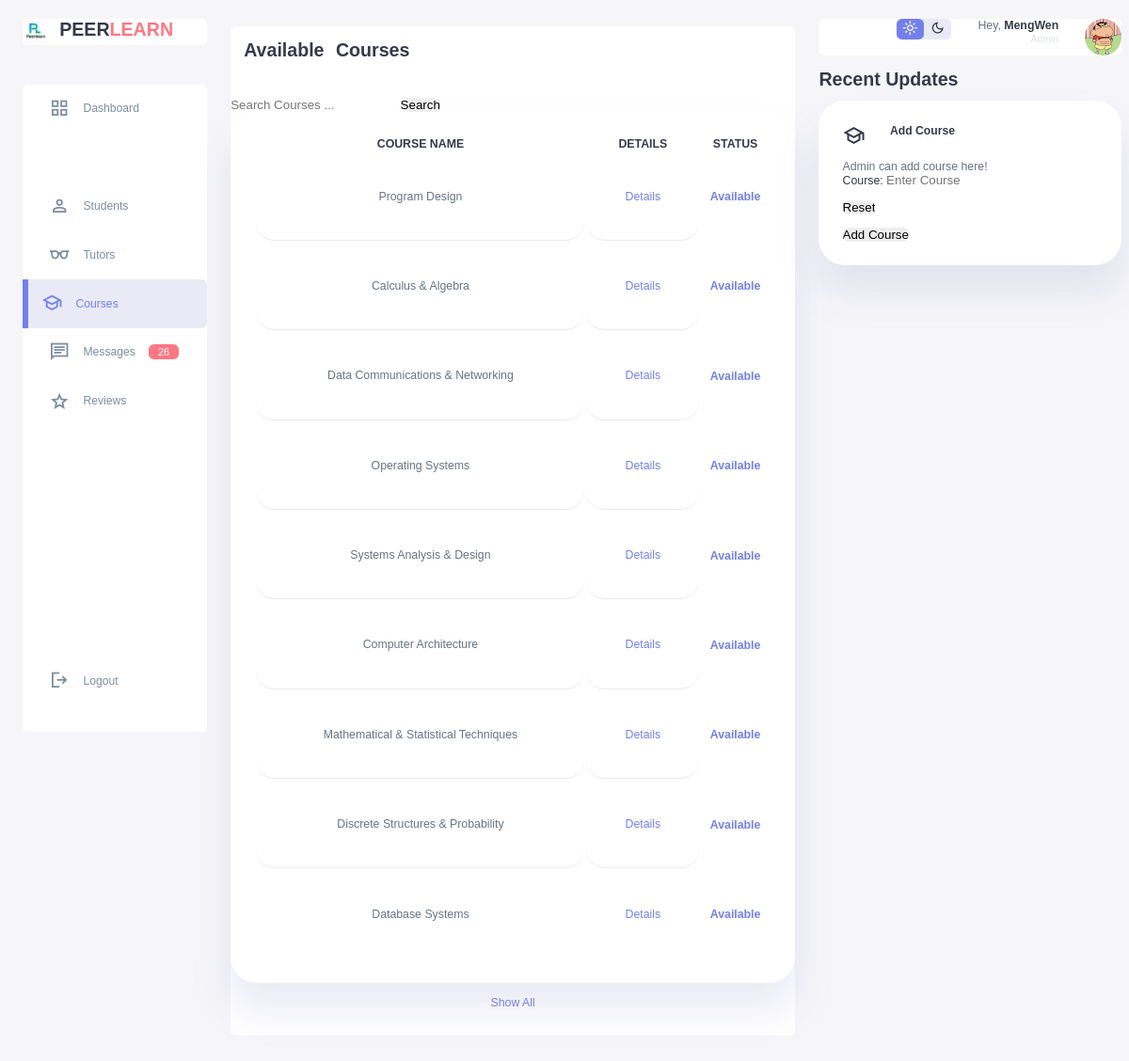
Page /admin_course.php on the earlier database version.
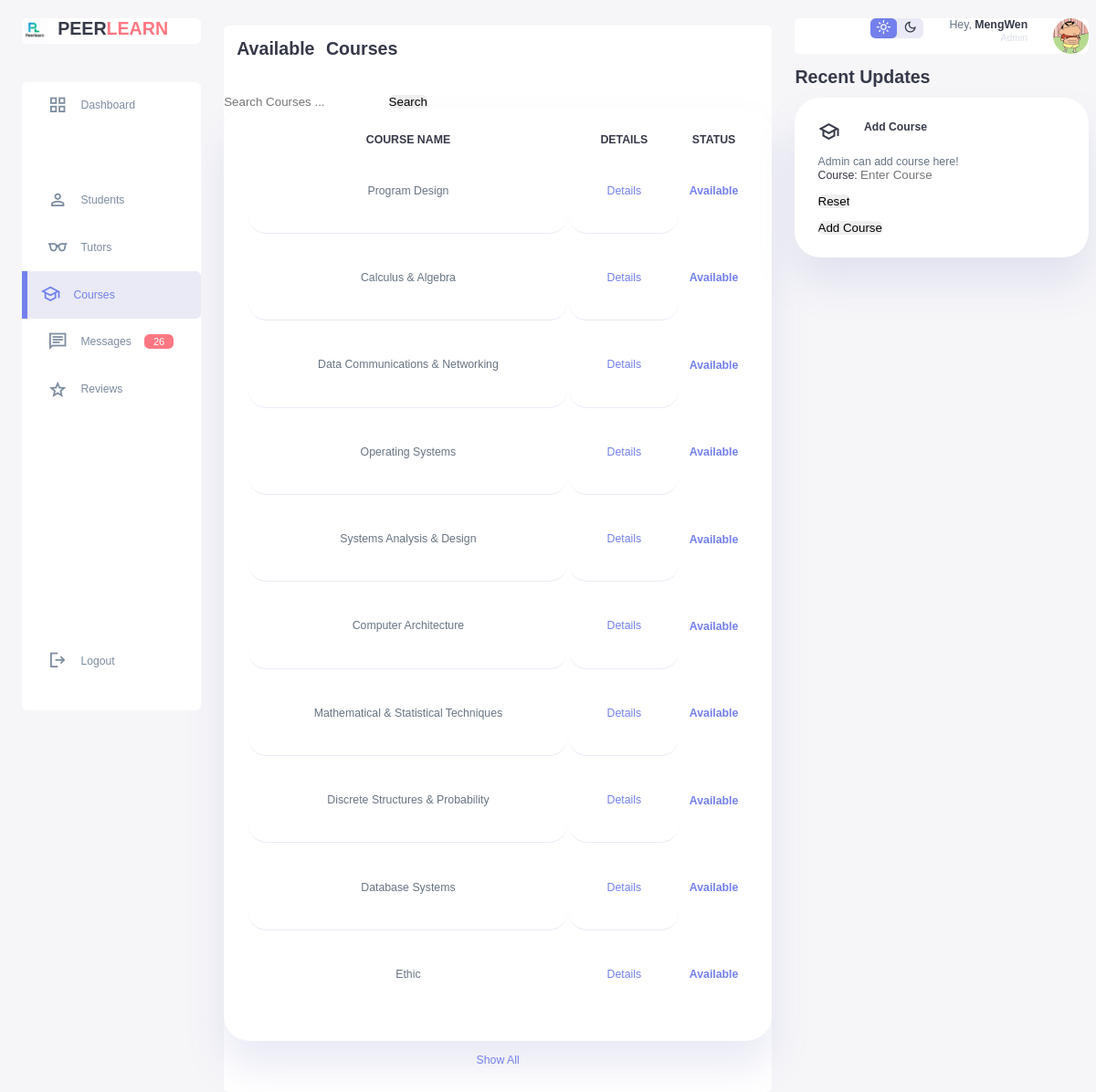
Same page on the later database version.
### tables this page shows
CREATE TABLE `course` (
  `id` int(11) NOT NULL,
  `course_name` varchar(100) NOT NULL,
  `details` text DEFAULT NULL,
  `status` enum('active','inactive') DEFAULT 'active',
  `created_at` timestamp NOT NULL DEFAULT current_timestamp(),
  `updated_at` timestamp NOT NULL DEFAULT current_timestamp() ON UPDATE current_timestamp()
);

### admin_course.php (the view, shortened to what this page needs)
<!DOCTYPE html>
<html lang="en">
<head>
    <link rel="stylesheet" href="studentstyle.css">
</head>
<body>
    <div class="container">
        <aside>
            <div class="top">
                <div class="logo">
                    <img src="image/logo.png">
                    <h2>PEER<span class="danger">LEARN</span></h2>
                </div>
            </div>
            <div class="sidebar">
                <a href="admin.html"><span class="material-symbols-sharp">grid_view</span><h3>Dashboard</h3></a>
                <a href="#"></a>
                <a href="admin_student.php"><span class="material-symbols-sharp">person</span><h3>Students</h3></a>
                <a href="admin_tutors.php"><span class="material-symbols-sharp">eyeglasses</span><h3>Tutors</h3></a>
                <a href="admin_course.php" class="active"><span class="material-symbols-sharp">school</span><h3>Courses</h3></a>
                <a href="message.php"><span class="material-symbols-sharp">chat</span><h3>Messages</h3><span class="message-count">26</span></a>
                <a href="admin_review.php"><span class="material-symbols-sharp">star</span><h3>Reviews</h3></a>
                <a href="home_page.php"><span class="material-symbols-sharp">logout</span><h3>Logout</h3></a>
            </div>
        </aside>
        <main>
            <div class="current_students">
                <h2>Available Courses</h2>
                 <di style="margin-left: 500px ; padding:100px;">
                    <form action="" method="GET">
                        <input type="text" name="my_search" placeholder="Search Courses ...">
                        <input type="submit" name="search" value="Search">
                    </form>
                <table>
                    <thead>
                        <tr>
                            <th>COURSE NAME</th>
                            <th>DETAILS</th>
                            <th>STATUS</th>
                        </tr>
                    </thead>
                    <tbody>
                        <?php
                        $servername = "localhost";
                        $username = "root";
                        $password = "";
                        $dbname = "peer_tutoring_platform";
                        $conn = new mysqli($servername, $username, $password, $dbname);
                        $sql = "SELECT * FROM course";
                        $result = $conn->query($sql);
                        if ($result->num_rows > 0) {
                            while($row = $result->fetch_assoc()) {
                                echo "<tr>
                                    <td>".htmlspecialchars($row["course_name"])."</td>
                                     <td>
                                    <a href='course_details.php?id=".$row["id"]."' class='details-btn'>Details</a>
                                    </td>
                                    <th>
                                        <a>Available</a>
                                    </th>
                                </tr>";
                            }
                        } else {
                            $no_results_message = isset($_GET['search']) ?
                                "No courses found matching '".htmlspecialchars($_GET['my_search'])."'" :
                                "No courses found";
                            echo "<tr><td colspan='4'>$no_results_message</td></tr>";
                        }
                        ?>
                    </tbody>
                </table>
                <a href="#">Show All</a>
            </div>
        </main>
        <div class="right">
            <div class="top">
                <div class="theme-toggler">
                    <span class="material-symbols-sharp active">light_mode</span>
                    <span class="material-symbols-sharp">dark_mode</span>
                </div>
                <div class="profile">
                    <div class="info">
                        <p>Hey, <b>MengWen</b></p>
                        <small class="text-muted">Admin</small>
                    </div>
                    <div class="profile-photo">
                        <img src="image/profile-1.jpg">
                    </div>
                </div>
            </div>
            <div class="recent-updates">
                <h2>Recent Updates</h2>
                <div class="updates">
                    <div class="update">
                        <span class="material-symbols-sharp">school</span>
                        <h3>Add Course</h3>
                    </div>
                    <div class="message">
                        <p>Admin can add course here!</p>
                        <form action="course_record.php" method="POST">
                            <div>
                                <label for="Course">Course:</label>
                                <input type="text" id="course" name="course_name" placeholder="Enter Course" required>
                            </div>
                            <br>
                            <div>
                                <input type="reset" value="Reset">
                            </div>
                            <br>
                            <div>
                                <input type="submit" value="Add Course">
                            </div>
                        </form>
    </div>
</body>
</html>

### studentstyle.css (style rules this page uses)
* { margin: 0; padding: 0; outline: 0; appearance: none; border: 0; text-decoration: none; list-style: none; box-sizing: border-box; border-radius: 0.4rem; }
html { font-size: 14px; }
body { width: 100vw; height: 100vh; font-family: poppins, sans-serif; font-size: 0.88rem; background: #f6f6f9; user-select: none; overflow-x: hidden; color: #363949; }
.container { display: grid; width: 96%; margin: 0 auto; gap: 1.8rem; grid-template-columns: 14rem auto 23rem; }
a { color: #363949; }
img { display: block; width: 100%; }
h2 { font-size: 1.4rem; }
h3 { font-size: 0.87rem; }
small { font-size: 0.75rem; }
.profile-photo { width: 2.8rem; height: 2.8rem; border-radius: 50%; overflow: hidden; }
.text-muted { color: #dce1eb; }
p { color:#677483; }
b { color: #363949; }
.danger { color: #ff7782; }
aside { height: 100vh; }
aside .top { background: white; display: flex; align-items: center; justify-content: space-between; margin-top: 1.4rem; border-radius: 0.4rem; }
aside .logo { display: flex; gap: 0.8rem; }
aside .logo img { width: 2rem; height: 2rem; }
aside .sidebar { background: rgb(255, 255, 255); display: flex; flex-direction: column; height: 86vh; position: relative; top: 3rem; border-radius: 0.4rem; }
aside h3 { font-weight: 500; }
aside .sidebar a { display: flex; color: #7d8da1; margin-left: 2rem; gap: 1rem; align-items: center; position: relative; height: 3.7rem; transition: all 300ms ease; }
aside .sidebar a span { font-size: 1.6rem; transition: all 300ms ease; }
aside .sidebar a:last-child { position: absolute; bottom: 2rem; width: 100%; }
aside .sidebar a.active { background: rgba(132, 139, 200, 0.18); color: #7380ec; margin-left: 0; }
aside .sidebar a.active:before { content: ""; width: 6px; height: 100%; background: #7380ec; }
aside .sidebar a.active span { color: #7380ec; margin-left: calc(1rem -3 px); }
aside .sidebar .message-count { background: #ff7782; color: #fff; padding: 2px 10px; font-size: 11px; border-radius: 0.4rem; }
.current_students { margin-top: 2rem; background: #fff; }
.current_students h2 { margin-bottom: 0.8rem; word-spacing: 0.5rem; padding: 1rem; }
.current_students table { background:#fff; width: 100%; border-radius:2rem; padding:1.8rem; text-align: center; box-shadow: 0 2rem 3rem rgba(132, 139, 200, 0.18); transition: all 300ms ease; }
table tbody td { height: 2.8rem; border-bottom: 1px solid rgba(132, 139, 200, 0.18); color: #677483; text-align: center; padding:1.8rem; background: white; border-radius: 1.4rem; }
table tbody tr:last-child td { border: none; }
.current_students a { text-align: center; display: block; margin: 1rem auto; color: #7380ec; }
.right { margin-top: 1.4rem; }
.right .top { display: flex; justify-content: end; gap: 2rem; background: #fff; }
.right .theme-toggler { background:rgba(132, 139, 200, 0.18); display: flex; justify-content: space-between; align-items: center; height: 1.6rem; width: 4.2rem; cursor: pointer; border-radius: 0.4rem; }
.right .theme-toggler span { font-size: 1.2rem; width: 50%; height: 100%; display: flex; align-items: center; justify-content: center; }
.right .theme-toggler span.active { background: #7380ec; color: white; border-radius: 0.4rem; }
.right .top .profile { display: flex; gap: 2rem; text-align: right; }
.recent-updates { margin-top: 1rem; }
.recent-updates h2 { margin-bottom: 0.8rem; }
.recent-updates .updates { background: #fff; padding:1.8rem; border-radius: 2rem; box-shadow: 0 2rem 3rem rgba(132, 139, 200, 0.18); transition: all 300ms ease; }
.recent-updates .updates .update { display: grid; grid-template-columns: 2.6rem auto; gap: 1rem; margin-bottom: 1rem; }

Differences in the rows shown:
added course: course_name "Ethic"
